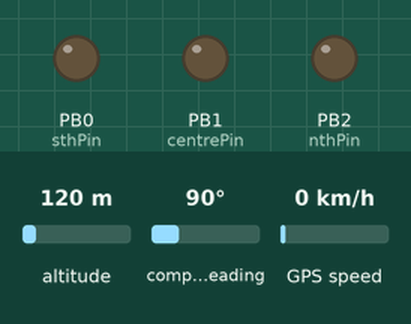
Simulated run of this sketch. Board: ATtiny85, built with avr-gcc and run on an emulated ATtiny85. On the bench: output pins drawn as LEDs (lit = HIGH). The test bench sets the inputs (shaded band); at power-on: altitude 120 m, compass heading 90°, GPS speed 0 km/h. The GPS gets a fix after 3 s at 37.7749, -122.4194 with 8 satellites.

Above: at 0.1 s.
At 3.1 s:
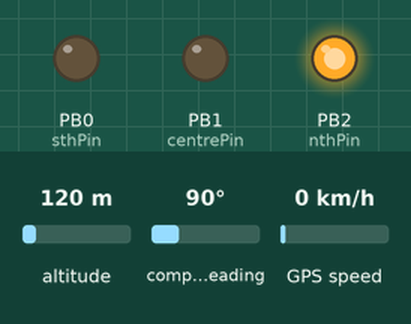
Timing chart, 0 to 4.6 s (numbered marks = the images above):
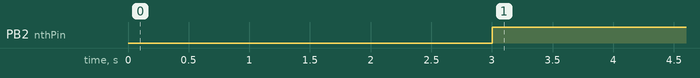

Measured:
- by itself, PB2 (nthPin): LOW → HIGH at 3.0 s

The sketch:

follow.ino
```cpp
#include <SoftwareSerial.h>
#include "Adafruit_GPS.h"

#ifdef __AVR_ATmega328P__
  SoftwareSerial mySerial(3, 2);
#elif defined(__AVR_ATtiny85__)
  SoftwareSerial mySerial(3, 4);
#else
  #error "invalid board.. must be Uno ISP or ATtiny85"
#endif

Adafruit_GPS GPS(&mySerial); // GPS object called GPS
#define GPSECHO  false // raw sentences

float latLine = -37.906877;

int nthPin, sthPin, centrePin;

boolean usingInterrupt = true;
void useInterrupt(boolean); // Func prototype keeps Arduino 0023 happy

///////////////////////////////////

void setup() {

  // initialisation

  #ifdef __AVR_ATmega328P__
    Serial.begin(115200);
    sthPin = 5;
    centrePin = 6;
    nthPin = 7;
    //GPS.sendCommand(PMTK_SET_NMEA_OUTPUT_RMCGGA); // minimum output + GGA (fix data)
    GPS.sendCommand(PMTK_SET_NMEA_OUTPUT_RMCONLY); // minimum output
    GPS.sendCommand(PMTK_SET_NMEA_UPDATE_1HZ);   // 1 Hz update rate

    // print init
    Serial.println("\n --");
    Serial.println("<?xml version='1.0' encoding='UTF-8'?>");
    Serial.println("<gpx version='1.0'>");
    Serial.println("  <name>test file</name>");
    Serial.println("  <trk><name>test track</name><number>1</number><trkseg>");
  #elif defined(__AVR_ATtiny85__)
    sthPin = 0;
    centrePin = 1;
    nthPin = 2;
  #else
    Incompatible processor!
  #endif

  pinMode(sthPin, OUTPUT);
  pinMode(centrePin, OUTPUT);
  pinMode(nthPin, OUTPUT);

  GPS.begin(9600);


  // the nice thing about this code is you can have a timer0 interrupt go off
  // every 1 millisecond, and read data from the GPS for you. that makes the
  // loop code a heck of a lot easier!
  useInterrupt(true);


  delay(1000);
}


// Interrupt is called once a millisecond, looks for any new GPS data, and stores it
SIGNAL(TIMER0_COMPA_vect) { GPS.read();}

void useInterrupt(boolean v) {
  if (v) {
    // Timer0 is already used for millis() - we'll just interrupt somewhere
    // in the middle and call the "Compare A" function above
    OCR0A = 0xAF;
    #ifdef __AVR_ATmega328P__
      TIMSK0 |= _BV(OCIE0A);
    #elif defined(__AVR_ATtiny85__)
      TIMSK |= _BV(OCIE0A);
    #endif

    usingInterrupt = true;
  } else {
    // do not call the interrupt function COMPA anymore
    #ifdef __AVR_ATmega328P__
      TIMSK0 &= ~_BV(OCIE0A);
    #elif defined(__AVR_ATtiny85__)
      TIMSK &= ~_BV(OCIE0A);
    #endif
    usingInterrupt = false;
  }
}

uint32_t timer = millis();


void loop() {
  if (GPS.newNMEAreceived()) { // checksum and parse
    if (!GPS.parse(GPS.lastNMEA()))   // this also sets the newNMEAreceived() flag to false
      return;  // we can fail to parse a sentence in which case we should just wait for another
  }

  if (millis() - timer > 1000) {
    timer = millis(); // reset the timer
    if (GPS.fix) {
      #ifdef __AVR_ATmega328P__
        Serial.println("    <trkpt lat='" + String(GPS.latitudeDegrees, 6) + "' lon='" + String(GPS.longitudeDegrees, 6) + "'></trkpt>");
      #endif
      if (latLine == GPS.latitudeDegrees) {

        digitalWrite(sthPin, LOW);
        digitalWrite(centrePin, HIGH);
        digitalWrite(nthPin, LOW);
      }
      else if (GPS.latitudeDegrees < latLine) {
        digitalWrite(sthPin, HIGH);
        digitalWrite(centrePin, LOW);
        digitalWrite(nthPin, LOW);
      }
      else if (GPS.latitudeDegrees > latLine) {
         digitalWrite(sthPin, LOW);
        digitalWrite(centrePin, LOW);
        digitalWrite(nthPin, HIGH);
      }

    }
    else {
      digitalWrite(sthPin, LOW);
      digitalWrite(centrePin, LOW);
      digitalWrite(nthPin, LOW);
    }
  }
}
```
